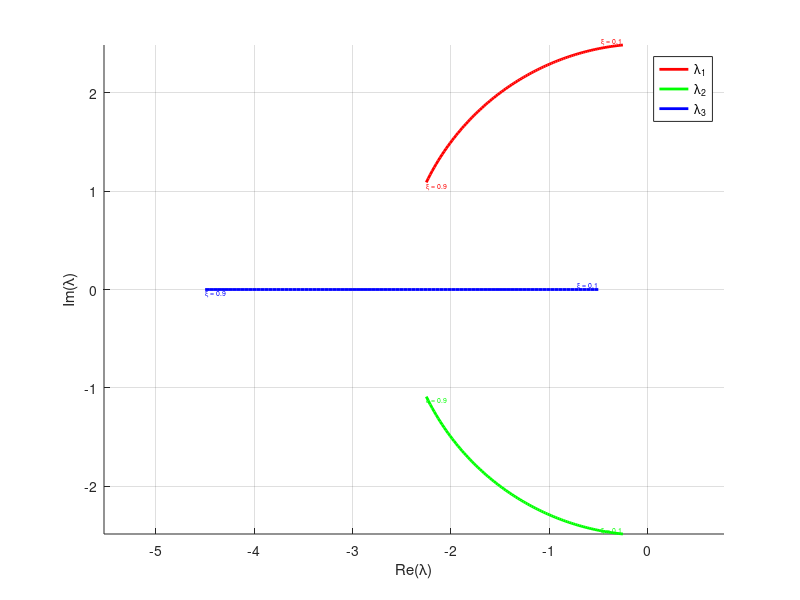
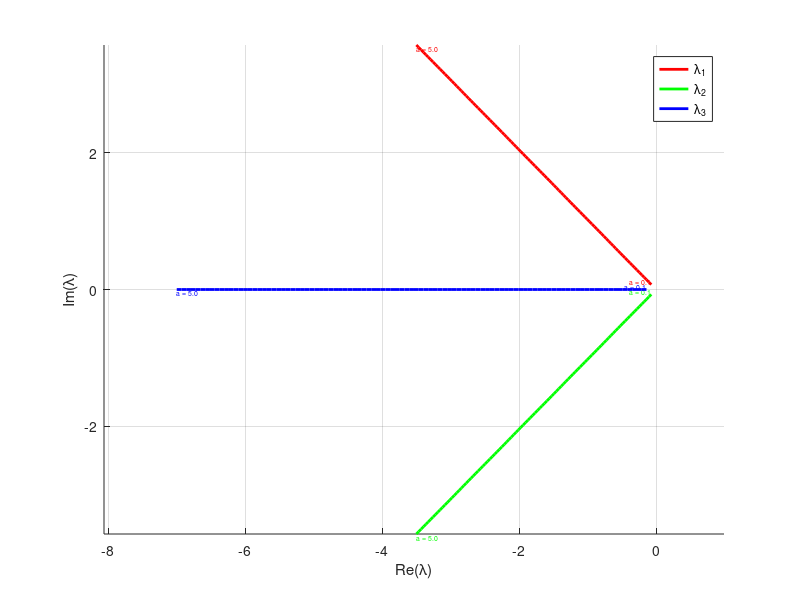
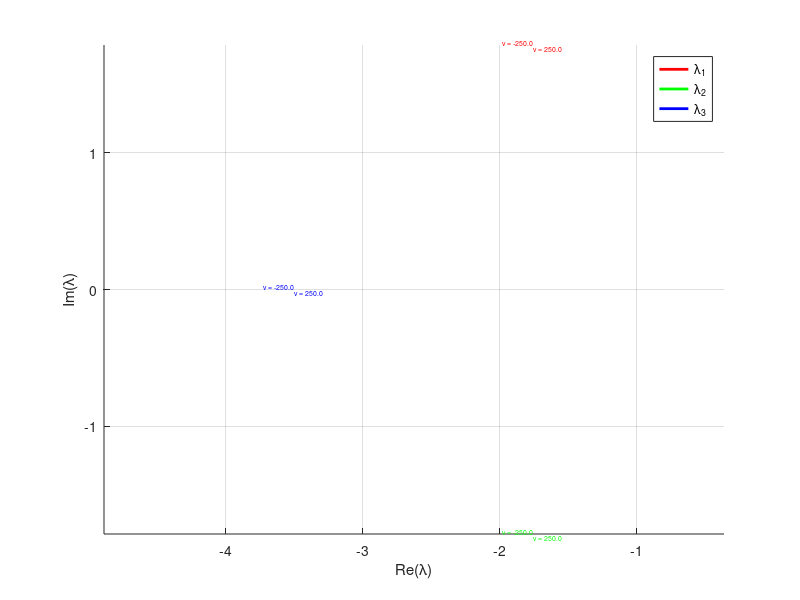
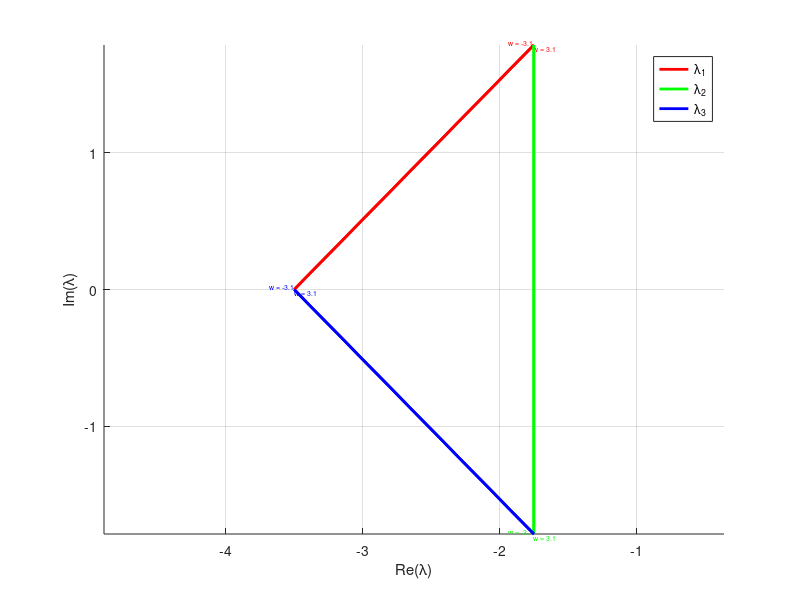

Recreate these plots in MATLAB, in order.
xi_nominal = 0.7;
a_nominal = 2.5;
v_des_nominal = 165;
w_des_nominal = 10;

xi_vals = linspace(0.1, 0.9, 100);
a_vals = linspace(0.1, 5, 100);
v_vals = linspace(-250, 250, 100);
w_vals = linspace(-pi, pi, 100);


%% 2d - xi
lambda_re = zeros(3, length(xi_vals));
lambda_im = zeros(3, length(xi_vals));
for xi_i = 1:length(xi_vals)
    xi = xi_vals(xi_i);
    a = a_nominal;
    v_des = v_des_nominal;
    w_des = w_des_nominal;

    k1 = 2*xi*a;
    k3 = k1;
    k2 = (a^2 - w_des^2)/v_des;
    A = [-k1, w_des, 0;
         -w_des, 0, v_des;
         0, -k2, -k3];
    lambda = eig(A);
    
    for eig_i = 1:3
        lambda_re(eig_i, xi_i) = real(lambda(eig_i));
        lambda_im(eig_i, xi_i) = imag(lambda(eig_i));
    end
end

figure;
hold on;
colors = ['r','g','b'];
for eig_i = 1:3
    plot(lambda_re(eig_i,:), lambda_im(eig_i,:), 'Color', colors(eig_i), 'LineWidth', 2);
    
    text(lambda_re(eig_i,1), lambda_im(eig_i,1), ...
        sprintf('\\xi = %.1f', xi_vals(1)), 'FontSize', 5, 'Color', colors(eig_i), ...
        'HorizontalAlignment','right','VerticalAlignment','bottom');
    
    text(lambda_re(eig_i,end), lambda_im(eig_i,end), ...
        sprintf('\\xi = %.1f', xi_vals(end)), 'FontSize', 5, 'Color', colors(eig_i), ...
        'HorizontalAlignment','left','VerticalAlignment','top');
end
xlabel('Re(\lambda)');
ylabel('Im(\lambda)');
grid on;
legend('\lambda_1','\lambda_2','\lambda_3');
axis equal;


%% 2d - a
lambda_re = zeros(3, length(a_vals));
lambda_im = zeros(3, length(a_vals));
for a_i = 1:length(a_vals)
    a = a_vals(a_i);
    xi = xi_nominal;
    v_des = v_des_nominal;
    w_des = w_des_nominal;

    k1 = 2*xi*a;
    k3 = k1;
    k2 = (a^2 - w_des^2)/v_des;
    A = [-k1, w_des, 0;
         -w_des, 0, v_des;
         0, -k2, -k3];
    lambda = eig(A);
    
    for eig_i = 1:3
        lambda_re(eig_i, a_i) = real(lambda(eig_i));
        lambda_im(eig_i, a_i) = imag(lambda(eig_i));
    end
end

figure;
hold on;
colors = ['r','g','b'];
for eig_i = 1:3
    plot(lambda_re(eig_i,:), lambda_im(eig_i,:), 'Color', colors(eig_i), 'LineWidth', 2);
    
    text(lambda_re(eig_i,1), lambda_im(eig_i,1), ...
        sprintf('a = %.1f', a_vals(1)), 'FontSize', 5, 'Color', colors(eig_i), ...
        'HorizontalAlignment','right','VerticalAlignment','bottom');
    
    text(lambda_re(eig_i,end), lambda_im(eig_i,end), ...
        sprintf('a = %.1f', a_vals(end)), 'FontSize', 5, 'Color', colors(eig_i), ...
        'HorizontalAlignment','left','VerticalAlignment','top');
end
xlabel('Re(\lambda)');
ylabel('Im(\lambda)');
grid on;
legend('\lambda_1','\lambda_2','\lambda_3');
axis equal;


%% 2d - v
lambda_re = zeros(3, length(v_vals));
lambda_im = zeros(3, length(v_vals));
for v_i = 1:length(v_vals)
    v_des = v_vals(v_i);
    a = a_nominal;
    xi = xi_nominal;
    w_des = w_des_nominal;

    k1 = 2*xi*a;
    k3 = k1;
    k2 = (a^2 - w_des^2)/v_des;
    A = [-k1, w_des, 0;
         -w_des, 0, v_des;
         0, -k2, -k3];
    lambda = eig(A);
    
    for eig_i = 1:3
        lambda_re(eig_i, v_i) = real(lambda(eig_i));
        lambda_im(eig_i, v_i) = imag(lambda(eig_i));
    end
end

figure;
hold on;
colors = ['r','g','b'];
for eig_i = 1:3
    plot(lambda_re(eig_i,:), lambda_im(eig_i,:), 'Color', colors(eig_i), 'LineWidth', 2);
    
    text(lambda_re(eig_i,1), lambda_im(eig_i,1), ...
        sprintf('v = %.1f', v_vals(1)), 'FontSize', 5, 'Color', colors(eig_i), ...
        'HorizontalAlignment','right','VerticalAlignment','bottom');
    
    text(lambda_re(eig_i,end), lambda_im(eig_i,end), ...
        sprintf('v = %.1f', v_vals(end)), 'FontSize', 5, 'Color', colors(eig_i), ...
        'HorizontalAlignment','left','VerticalAlignment','top');
end
xlabel('Re(\lambda)');
ylabel('Im(\lambda)');
grid on;
legend('\lambda_1','\lambda_2','\lambda_3');
axis equal;


%% 2d - w
lambda_re = zeros(3, length(v_vals));
lambda_im = zeros(3, length(v_vals));
for w_i = 1:length(w_vals)
    w_des = w_vals(w_i);
    a = a_nominal;
    xi = xi_nominal;
    v_des = v_des_nominal;

    k1 = 2*xi*a;
    k3 = k1;
    k2 = (a^2 - w_des^2)/v_des;
    A = [-k1, w_des, 0;
         -w_des, 0, v_des;
         0, -k2, -k3];
    lambda = eig(A);
    
    for eig_i = 1:3
        lambda_re(eig_i, w_i) = real(lambda(eig_i));
        lambda_im(eig_i, w_i) = imag(lambda(eig_i));
    end
end

figure;
hold on;
colors = ['r','g','b'];
for eig_i = 1:3
    plot(lambda_re(eig_i,:), lambda_im(eig_i,:), 'Color', colors(eig_i), 'LineWidth', 2);
    
    text(lambda_re(eig_i,1), lambda_im(eig_i,1), ...
        sprintf('w = %.1f', w_vals(1)), 'FontSize', 5, 'Color', colors(eig_i), ...
        'HorizontalAlignment','right','VerticalAlignment','bottom');
    
    text(lambda_re(eig_i,end), lambda_im(eig_i,end), ...
        sprintf('w = %.1f', w_vals(end)), 'FontSize', 5, 'Color', colors(eig_i), ...
        'HorizontalAlignment','left','VerticalAlignment','top');
end
xlabel('Re(\lambda)');
ylabel('Im(\lambda)');
grid on;
legend('\lambda_1','\lambda_2','\lambda_3');
axis equal;


%%
%%
%%
%%


%% 3d - xi - v
figure;
colors = ['r','g','b'];
for eig_i = 1:3
    for v_des = v_vals
        lambda_re = zeros(1,length(xi_vals));
        lambda_im = zeros(1,length(xi_vals));
        for xi_i = 1:length(xi_vals)
            xi = xi_vals(xi_i);
            a = a_nominal;
            w_des = w_des_nominal;

            k1 = 2*xi*a;
            k3 = k1;
            k2 = (a^2 - w_des^2)/v_des;
            A = [-k1, w_des, 0;
                 -w_des, 0, v_des;
                 0, -k2, -k3];
            lambda = eig(A);
            
            lambda_im(xi_i) = imag(lambda(eig_i));
            lambda_re(xi_i) = real(lambda(eig_i));
        end
        % plot3(lambda_re, lambda_im, xi_vals, "Color", colors(eig_i));
        plot(lambda_re, lambda_im, "Color", colors(eig_i));
        hold on;
    end
end
hold off;
xlabel('Re(\lambda)');
ylabel('Im(\lambda)');
% zlabel('\xi');
grid on;
title('xi - v');
% view(45,30);


%% 3d - xi - w
figure;
colors = ['r','g','b'];
for eig_i = 1:3
    for w_des = w_vals
        lambda_re = zeros(1,length(xi_vals));
        lambda_im = zeros(1,length(xi_vals));
        for xi_i = 1:length(xi_vals)
            xi = xi_vals(xi_i);
            a = a_nominal;
            v_des = v_des_nominal;

            k1 = 2*xi*a;
            k3 = k1;
            k2 = (a^2 - w_des^2)/v_des;
            A = [-k1, w_des, 0;
                 -w_des, 0, v_des;
                 0, -k2, -k3];
            lambda = eig(A);
            
            lambda_im(xi_i) = imag(lambda(eig_i));
            lambda_re(xi_i) = real(lambda(eig_i));
        end
        % plot3(lambda_re, lambda_im, xi_vals, "Color", colors(eig_i));
        plot(lambda_re, lambda_im, "Color", colors(eig_i));
        hold on;
    end
end
hold off;
xlabel('Re(\lambda)');
ylabel('Im(\lambda)');
% zlabel('\xi');
grid on;
title('xi - w');
% view(45,30);


%% 3d - a - v
figure;
colors = ['r','g','b'];
for eig_i = 1:3
    for v_des = v_vals
        lambda_re = zeros(1,length(xi_vals));
        lambda_im = zeros(1,length(xi_vals));
        for a_i = 1:length(a_vals)
            a = a_vals(a_i);
            xi = xi_nominal;
            w_des = w_des_nominal;

            k1 = 2*xi*a;
            k3 = k1;
            k2 = (a^2 - w_des^2)/v_des;
            A = [-k1, w_des, 0;
                 -w_des, 0, v_des;
                 0, -k2, -k3];
            lambda = eig(A);
            
            lambda_im(a_i) = imag(lambda(eig_i));
            lambda_re(a_i) = real(lambda(eig_i));
        end
        % plot3(lambda_re, lambda_im, a_vals, "Color", colors(eig_i));
        plot(lambda_re, lambda_im, "Color", colors(eig_i));
        hold on;
    end
end
hold off;
xlabel('Re(\lambda)');
ylabel('Im(\lambda)');
% zlabel('a');
grid on;
title('a - v');
% view(45,30);


%% 3d - a - w
figure;
colors = ['r','g','b'];
for eig_i = 1:3
    for w_des = w_vals
        lambda_re = zeros(1,length(xi_vals));
        lambda_im = zeros(1,length(xi_vals));
        for a_i = 1:length(a_vals)
            a = a_vals(a_i);
            xi = xi_nominal;
            v_des = v_des_nominal;

            k1 = 2*xi*a;
            k3 = k1;
            k2 = (a^2 - w_des^2)/v_des;
            A = [-k1, w_des, 0;
                 -w_des, 0, v_des;
                 0, -k2, -k3];
            lambda = eig(A);
            
            lambda_im(a_i) = imag(lambda(eig_i));
            lambda_re(a_i) = real(lambda(eig_i));
        end
        % plot3(lambda_re, lambda_im, a_vals, "Color", colors(eig_i));
        plot(lambda_re, lambda_im, "Color", colors(eig_i));
        hold on;
    end
end
hold off;
xlabel('Re(\lambda)');
ylabel('Im(\lambda)');
% zlabel('a');
grid on;
title('a - w');
% view(45,30);
